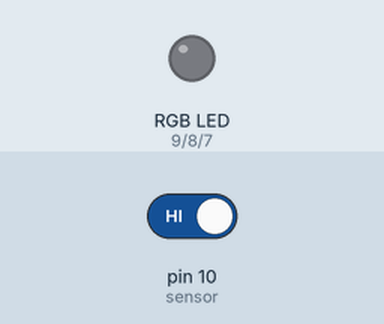
The sketch below on a simulated Arduino Uno, built with avr-gcc and run on an emulated ATmega328P. Parts: an RGB LED mixed from three pins (HIGH = lit). Dashed ring = blinking. Inputs (shaded band) come from the test bench; at power-on: pin 10 (sensor) HIGH.

Above: at 1.2 s.
1.3 s: pin 10 (sensor) driven LOW
At 1.6 s:
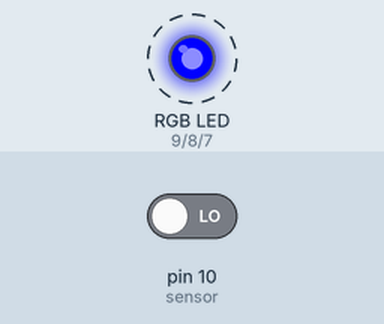
At 2.6 s:
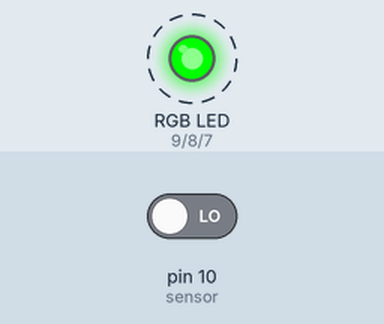
4.3 s: pin 10 (sensor) driven HIGH
At 4.7 s:
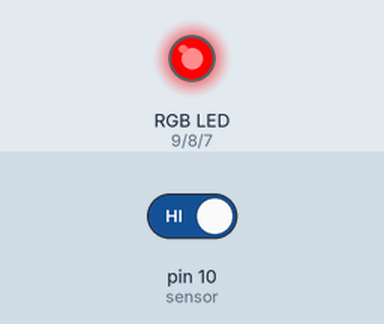
Timing chart, 0 to 7.3 s (numbered marks = the images above; inputs shaded):
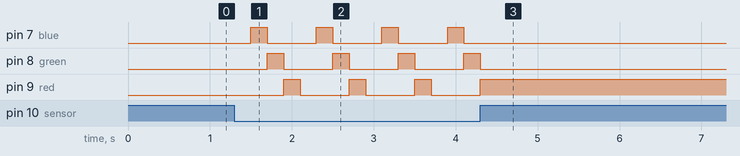

The sketch:

BLKLab_PRJ42_Mach_Dieu_Khien_Den_LED_Bang_Tieng_Vo_Tay.ino
```cpp
int blue=7,                          //Khai báo các chân điều khiển LED RGB
    green = 8,
    red = 9,
    sensor = 10,                     //Khai báo chân nhận tín hiệu cảm biến
    mode = 0,                        //Khai báo biến đếm ghim thứ tự chế độ
    count = 0;                       //Khai báo biến đếm số lần nhận tín hiệu vỗ tay
unsigned long lastTime = 0;
void setup(){
  pinMode(red,OUTPUT);               //Cài đặt chức năng cho các chân đã khai báo
  pinMode(green,OUTPUT);
  pinMode(blue,OUTPUT);
  pinMode(sensor,INPUT);
}
void loop(){
  if(digitalRead(sensor)==0){        //Nếu có tiếng vỗ tay, cảm biến xuất ra tín hiệu 0
    delay(100);                      //Dừng 0.1 giây để tránh âm thanh dội
    count++;                         //Tăng biến đếm số lần vỗ tay
    if(count==1){
      lastTime = millis();           //Sau 1 lần vỗ ghim lại thời gian tại lúc đó
    }
    if(count==2){                    //Sau lần vỗ thứ 2 reset biến count về 0
      count=0;
      if((millis()-lastTime)<=1500){ //Nếu 2 lần vỗ cách nhau dưới 1.5 giây thì tăng biến mode để đổi sang chế độ tiếp theo
        mode++;
        mode=mode%4;                 //Giới hạn 4 chế độ
      }
    }
  }

  if(mode==0){
    digitalWrite(red,0);             //Chế độ 1, tắt tất cả đèn
    digitalWrite(blue,0);
    digitalWrite(green,0);
  }
  if(mode==1){
    digitalWrite(red,0);             //Chế độ 2, bật đèn xanh dương và tắt các đèn còn lại
    digitalWrite(blue,1);
    digitalWrite(green,0);
  }
  if(mode==2){
    digitalWrite(red,0);             //Chế độ 3, bật đèn xanh lục và tắt các đèn còn lại
    digitalWrite(blue,0);
    digitalWrite(green,1);
  }
  if(mode==3){
    digitalWrite(red,1);             //Chế độ 4, bật đèn đỏ và tắt các đèn còn lại
    digitalWrite(blue,0);
    digitalWrite(green,0);
  }
}
```

Measured:
- after the input at 1.3 s, pin 7 (blue): alternates HIGH for 0.20 s and LOW for 0.60 s, starting after 0.20 s; pin 8 (green): alternates HIGH for 0.20 s and LOW for 0.60 s, starting after 0.40 s; pin 9 (red): alternates HIGH for 0.20 s and LOW for 0.60 s, starting after 0.60 s
- after the input at 4.3 s, pin 7 (blue): stops changing and stays LOW; pin 8 (green): goes on until 4.3 s, then stays LOW; pin 9 (red): goes on until 4.3 s, then stays HIGH
